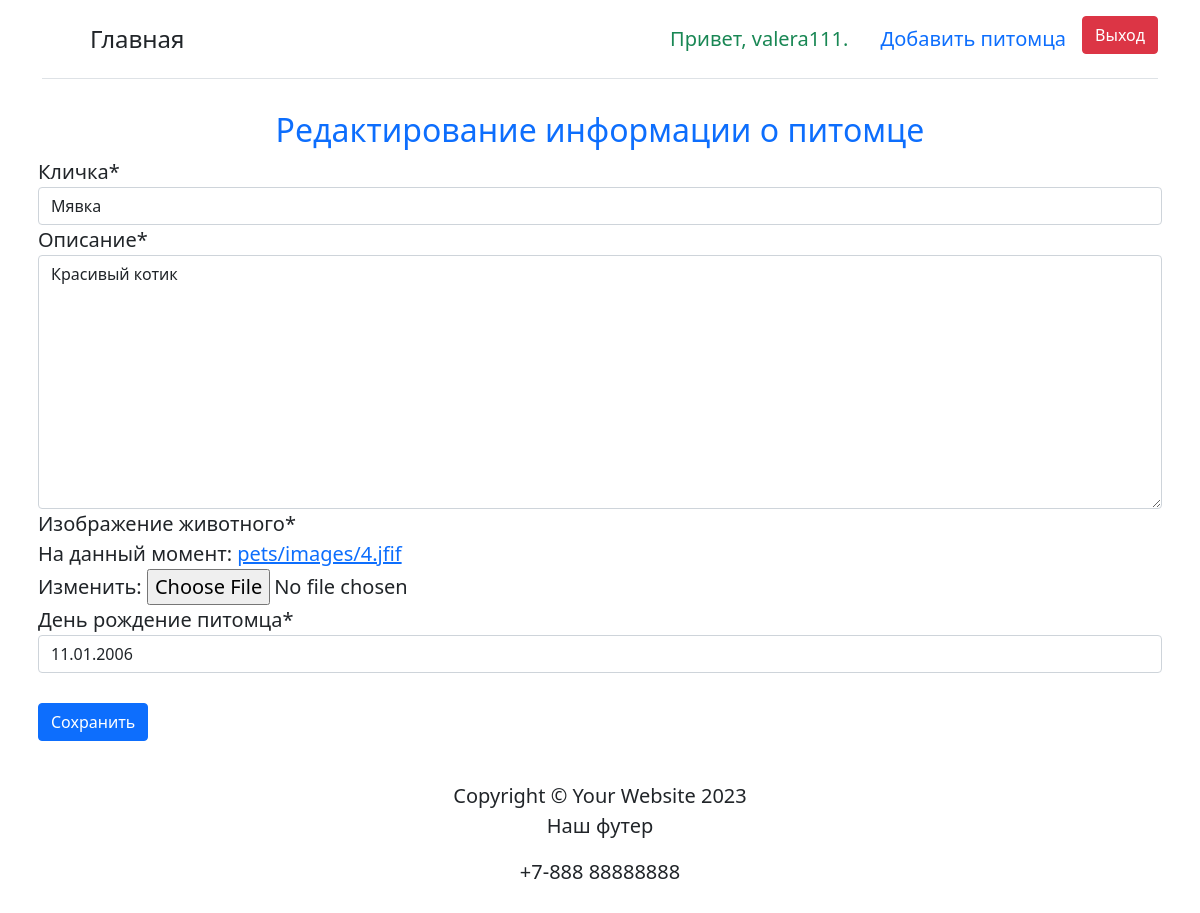
The app's page /edit_pet/7/ (signed in) with its own data.
### firstapp/models.py (models this page shows, shortened)
class Pet(models.Model):
    user = models.ForeignKey(User, on_delete=models.CASCADE, default=1)
    title = models.CharField(max_length=40,verbose_name='Кличка')
    description = models.TextField(verbose_name='Описание')
    image = models.ImageField(verbose_name='Изображение животного',upload_to='pets/images')
    data = models.DateField(verbose_name='День рождение питомца')
    class Meta:
        verbose_name = 'Животные'

### firstapp/views.py (the view)
# urls.py: path('edit_pet/<int:pet_id>/', views.edit_pet, name='edit_pet'),
@login_required
def edit_pet(request, pet_id):
    pet = get_object_or_404(Pet, id=pet_id, user=request.user)
    if request.method == 'POST':
        form = PetForm(request.POST, request.FILES, instance=pet)
        if form.is_valid():
            form.save()
            return redirect('pet_detail', pet_id=pet_id)
    else:
        form = PetForm(instance=pet)
    context = {'form': form, 'pet': pet}
    return render(request, 'edit_pet.html', context)

### firstapp/forms.py
class PetForm(forms.ModelForm):
    class Meta:
        model = Pet
        fields = ['title', 'description', 'image', 'data']

### firstapp/templates/edit_pet.html (shortened to what this page needs)
{% extends 'layout.html' %}
{% load crispy_forms_tags %}
{% load static %}
{%block content %}
<h2 class='text-center text-primary'>Редактирование информации о питомце </h2>
<form method="post" enctype="multipart/form-data">
  {{ form|crispy }}
  <br>
  <button class='btn btn-primary' type="submit">Сохранить</button>
</form>
{% endblock %}

### firstapp/templates/navbar.html (shortened to what this page needs)
{% load static %}
<div class="container">
    <header class="d-flex flex-wrap justify-content-center py-3 mb-4 border-bottom">
      <a href="/" class="d-flex align-items-center mb-3 mb-md-0 me-md-auto text-dark text-decoration-none">
        <svg class="bi me-2" width="40" height="32"><use xlink:href="#bootstrap"/></svg>
        <span class="fs-4">Главная</span>
      </a>
           {% if user.is_authenticated %}
      <li class="nav-item"><a class="nav-link text-success">Привет, {{ user.username }}.</a></li>
      {% if user.is_superuser %}
        <li class="nav-item"><a class="nav-link" href={% url 'admin:index' %}>Админка</a></li>
      {% else %}
      <li class="nav-item"><a class="nav-link" href={% url 'pet_list' %}>Добавить питомца</a></li>
      {% endif %}
      <li class="nav-item"><a class="btn btn-danger" href={% url 'logout' %}>Выход</a></li>
    {% else %}
    <li class="nav-item"><a class="nav-link" href={% url 'register' %}>Регистрация</a></li>
    <li class="nav-item"><a class="nav-link" href={% url 'login' %}>Авторизация</a></li>
    {% endif %}
    </header>
  </div>

### firstapp/templates/navbar.html (style rules this page uses)
.container { font-size: 20px; }
li { list-style:none; }

### records on screen
Pet: title "Мявка", description "Красивый котик", data "11.01.2006"

### other values on screen
{{ user.username }} "valera111"
